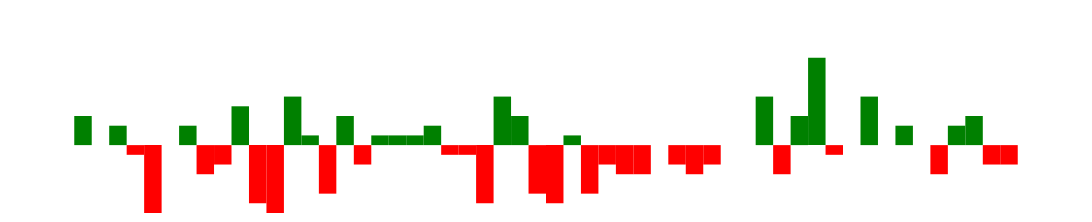

Source (Vega-Lite JSON):
### Vega specification from a JSON file in a GitHub repository (floating-point values rounded to 4 significant figures)
{"$schema": "https://vega.github.io/schema/vega/v5.json", "width": 250, "height": 40, "padding": 0, "data": [{"name": "table", "values": [{"game": "g1", "diff": 3}, {"game": "g2", "diff": 0}, {"game": "g3", "diff": 2}, {"game": "g4", "diff": -1}, {"game": "g5", "diff": -7}, {"game": "g6", "diff": 0}, {"game": "g7", "diff": 2}, {"game": "g8", "diff": -3}, {"game": "g9", "diff": -2}, {"game": "g10", "diff": 4}, {"game": "g11", "diff": -6}, {"game": "g12", "diff": -7}, {"game": "g13", "diff": 5}, {"game": "g14", "diff": 1}, {"game": "g15", "diff": -5}, {"game": "g16", "diff": 3}, {"game": "g17", "diff": -2}, {"game": "g18", "diff": 1}, {"game": "g19", "diff": 1}, {"game": "g20", "diff": 1}, {"game": "g21", "diff": 2}, {"game": "g22", "diff": -1}, {"game": "g23", "diff": -1}, {"game": "g24", "diff": -6}, {"game": "g25", "diff": 5}, {"game": "g26", "diff": 3}, {"game": "g27", "diff": -5}, {"game": "g28", "diff": -6}, {"game": "g29", "diff": 1}, {"game": "g30", "diff": -5}, {"game": "g31", "diff": -2}, {"game": "g32", "diff": -3}, {"game": "g33", "diff": -3}, {"game": "g34", "diff": 0}, {"game": "g35", "diff": -2}, {"game": "g36", "diff": -3}, {"game": "g37", "diff": -2}, {"game": "g38", "diff": 0}, {"game": "g39", "diff": 0}, {"game": "g40", "diff": 5}, {"game": "g41", "diff": -3}, {"game": "g42", "diff": 3}, {"game": "g43", "diff": 9}, {"game": "g44", "diff": -1}, {"game": "g45", "diff": 0}, {"game": "g46", "diff": 5}, {"game": "g47", "diff": 0}, {"game": "g48", "diff": 2}, {"game": "g49", "diff": 0}, {"game": "g50", "diff": -3}, {"game": "g51", "diff": 2}, {"game": "g52", "diff": 3}, {"game": "g53", "diff": -2}, {"game": "g54", "diff": -2}]}], "signals": [{"name": "tooltip", "value": {}, "on": [{"events": "rect:mouseover", "update": "datum"}, {"events": "rect:mouseout", "update": "{}"}]}], "scales": [{"name": "xscale", "type": "band", "domain": {"data": "table", "field": "game"}, "range": "width", "padding": 0.05, "round": true}, {"name": "yscale", "domain": {"data": "table", "field": "diff"}, "nice": true, "range": "height"}], "axes": [{"orient": "bottom", "scale": "xscale", "labels": false, "ticks": false}, {"orient": "right", "scale": "yscale", "labels": false, "ticks": false}], "marks": [{"type": "rect", "from": {"data": "table"}, "encode": {"enter": {"x": {"scale": "xscale", "field": "game"}, "width": {"scale": "xscale", "band": 1}, "y": {"scale": "yscale", "field": "diff"}, "y2": {"scale": "yscale", "value": 0}, "fill": [{"test": "datum.diff > 0", "value": "green"}, {"value": "red"}]}, "update": {"fill": [{"test": "datum.diff > 0", "value": "green"}, {"value": "red"}]}, "hover": {"fill": {"value": "black"}}}}, {"type": "text", "encode": {"enter": {"align": {"value": "center"}, "baseline": {"value": "bottom"}, "fill": {"value": "#333"}}, "update": {"x": {"scale": "xscale", "signal": "tooltip.game", "band": 0.5}, "y": {"scale": "yscale", "signal": "tooltip.diff", "offset": 0.05}, "text": {"signal": "tooltip.diff"}, "fillOpacity": [{"test": "datum === tooltip", "value": 0}, {"value": 1}]}}}], "config": {}}
